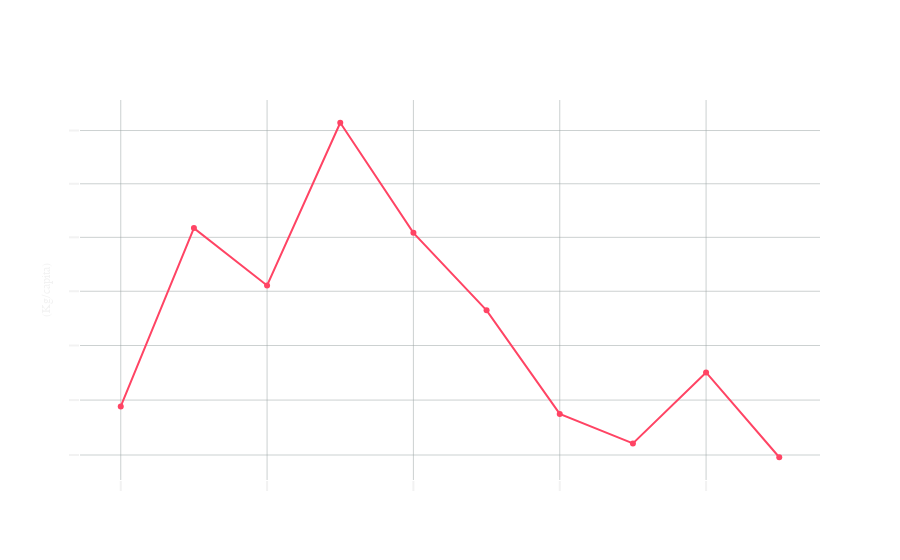

Here is the notebook cell this chart was saved with:
### Code cell
trace0 = go.Scatter(
    x=mean_per_year.index,
    y=mean_per_year.values,
    marker=dict(
        color='#FF4464',
    ),
  )

fig = make_subplots(rows=1, cols=1)
fig.update_layout(yaxis_type="log")
fig.update_yaxes(title_text='(Kg/capita)')
fig.update_xaxes(showticklabels=False,gridcolor = 'rgba(0,0,0,0)',)
fig.update_yaxes(showticklabels=False,gridcolor = 'rgba(0,0,0,0)',)
fig.append_trace(trace0, 1, 1)
change_config_intro(fig).show()

### Figure 1 — Plotly figure (JSON) as saved in the notebook; plotly's stock layout.template omitted (floating-point values rounded to 4 significant figures)
{"data": [{"marker": {"color": "#FF4464"}, "type": "scatter", "x": [2004, 2005, 2006, 2007, 2008, 2009, 2010, 2011, 2012, 2013], "xaxis": "x", "y": [79.94, 81.59, 81.05, 82.57, 81.54, 80.82, 79.87, 79.61, 80.25, 79.48], "yaxis": "y"}], "layout": {"autosize": true, "font": {"color": "#F2F2F2", "family": "Andale Mono, monospace", "size": 12}, "paper_bgcolor": "rgba(0, 0, 0, 0)", "plot_bgcolor": "rgba(0, 0, 0, 0)", "title": {"font": {"color": "#F2F2F2", "family": "Andale Mono, monospace", "size": 18}}, "xaxis": {"anchor": "y", "autorange": true, "domain": [0, 1], "gridcolor": "rgba(153, 163, 164,0.5)", "range": [2003.0, 2014.0], "showticklabels": false, "tickcolor": "#F2F2F2", "ticklen": 10, "ticks": "outside", "tickwidth": 2, "title": {"font": {"color": "#F2F2F2", "family": "Andale Mono, monospace", "size": 12}}, "type": "linear"}, "yaxis": {"anchor": "x", "autorange": true, "domain": [0, 1], "gridcolor": "rgba(153, 163, 164,0.5)", "range": [1.899, 1.918], "showticklabels": false, "tickcolor": "#F2F2F2", "ticklen": 10, "ticks": "outside", "tickwidth": 2, "title": {"font": {"color": "#F2F2F2", "family": "Andale Mono, monospace", "size": 12}, "text": "(Kg/capita)"}, "type": "log"}}}
